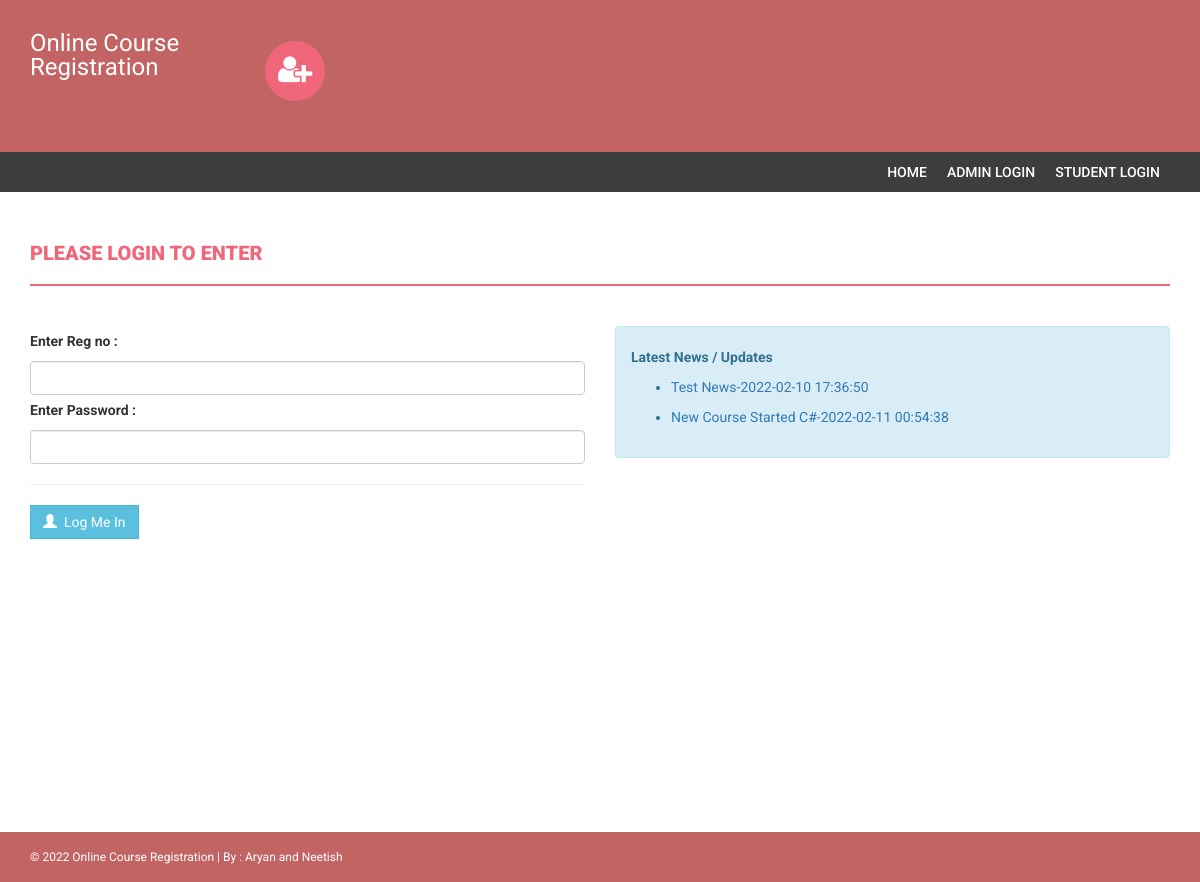
The page / on the database its author committed.
### tables this page shows
CREATE TABLE `news` (
  `id` int(11) NOT NULL,
  `newstitle` varchar(255) DEFAULT NULL,
  `newsDescription` mediumtext DEFAULT NULL,
  `postingDate` timestamp NULL DEFAULT current_timestamp()
);

### index.php (the view, shortened to what this page needs)
<!DOCTYPE html>
<html xmlns="http://www.w3.org/1999/xhtml">
<head>
    <link href="assets/css/bootstrap.css" rel="stylesheet" />
    <link href="assets/css/font-awesome.css" rel="stylesheet" />
    <link href="assets/css/style.css" rel="stylesheet" />
</head>
<body>
    <?php include('includes/header.php');?>
<section class="menu-section">
        <div class="container">
            <div class="row">
                <div class="col-md-12">
                    <div class="navbar-collapse collapse ">
                        <ul id="menu-top" class="nav navbar-nav navbar-right">
                             <li><a href="index.php">Home </a></li>
                             <li><a href="admin/">Admin Login </a></li>
                              <li><a href="index.php">Student Login</a></li>
                        </ul>
                    </div>
                </div>
            </div>
        </div>
    </section>
    <div class="content-wrapper">
        <div class="container">
            <div class="row">
                <div class="col-md-12">
                    <h4 class="page-head-line">Please Login To Enter </h4>
                </div>
            </div>
            <form name="admin" method="post">
            <div class="row">
                <div class="col-md-6">
                     <label>Enter Reg no : </label>
                        <input type="text" name="regno" class="form-control"  />
                        <label>Enter Password :  </label>
                        <input type="password" name="password" class="form-control"  />
                        <hr />
                        <button type="submit" name="submit" class="btn btn-info"><span class="glyphicon glyphicon-user"></span> &nbsp;Log Me In </button>&nbsp;
                </div>
                </form>
                <div class="col-md-6">
                    <div class="alert alert-info">
                         <strong> Latest News / Updates</strong>
                         <marquee direction='up'  scrollamount="2" onmouseover="this.stop();" onmouseout="this.start();">
                        <ul>
                            <?php
$sql=mysqli_query($con,"select * from news");
while($row=mysqli_fetch_array($sql))
{
?>
                            <li>
                              <a href="news-details.php?nid=<?php echo htmlentities($row['id']);?>"><?php echo htmlentities($row['newstitle']);?>-<?php echo htmlentities($row['postingDate']);?></a>
                            </li>
                           <?php } ?>
                        </ul>
                    </marquee>
                    </div>
                                    </div>
            </div>
        </div>
    <?php include('includes/footer.php');?>
</body>
</html>

### asset/css/style.css (style rules this page uses)
body { font-family: 'Roboto', sans-serif; line-height: 30px; }
.content-wrapper { margin-top: 40px; min-height: 600px; padding-bottom: 60px; }
.page-head-line { font-weight: 900; padding-bottom: 20px; border-bottom: 2px solid #F0677C; text-transform: uppercase; color: #F0677C; font-size: 20px; margin-bottom: 40px; }
.btn { border-radius: 0px; -webkit-border-radius: 0px; -moz-border-radius: 0px; }
.menu-section { background-color: #3D3D3D; }
#menu-top a { color: #FFF; text-decoration: none; font-weight: 500; padding: 10px 10px 10px 10px; text-transform: uppercase; }

### rows shown on the page
news: newstitle "Test News", postingDate "2022-02-10 17:36:50"
news: newstitle "New Course Started C#", postingDate "2022-02-11 00:54:38"
